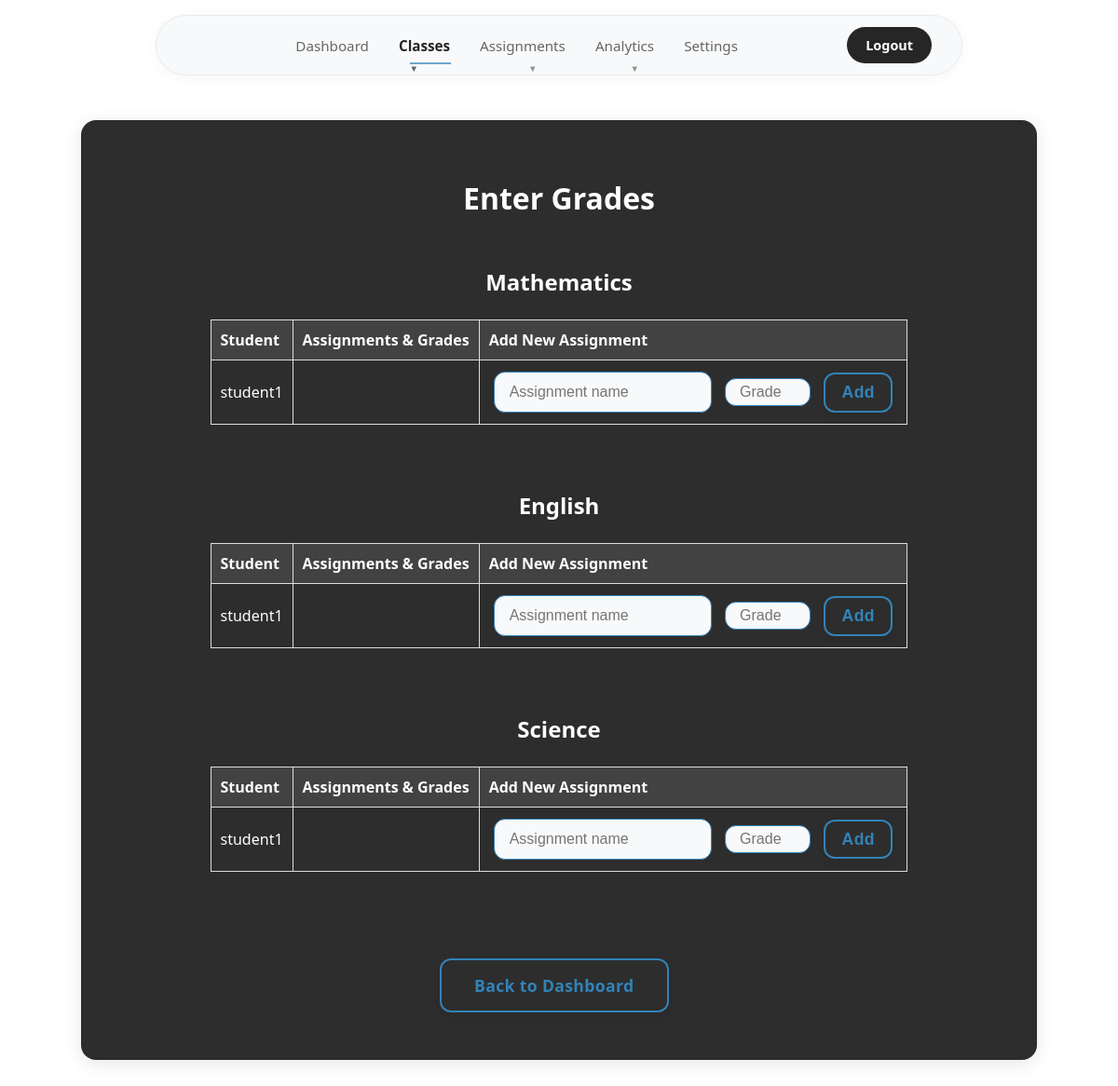
Page /enter_grades (signed in) on the committed database.
### tables this page shows
CREATE TABLE subjects (
    id INTEGER PRIMARY KEY,
    name TEXT,
    teacher_id INTEGER REFERENCES users(id),
    teacher_name TEXT
);

CREATE TABLE users (
    id INTEGER PRIMARY KEY,
    username TEXT UNIQUE,
    password TEXT,
    role TEXT,
    full_name TEXT,
    email TEXT
, phone TEXT);

### app.py (the view, shortened to what this page needs)
@app.route('/enter_grades', methods=['GET','POST'])
def enter_grades():
    if not is_teacher():
        return redirect(url_for('login'))
    user_id = session['user_id']
    conn = get_db()
    cur = conn.cursor()
    cur.execute('''SELECT id, name FROM subjects WHERE teacher_id = ?''', (user_id,))
    subjects = cur.fetchall()
    students_assignments = []
    for subject in subjects:
        cur.execute('''SELECT
                        users.id as student_id,
                        users.username as student_name,
                        assignments.id as assignment_id,
                        assignments.name as assignment_name,
                        assignments.grade,
                        subjects.name as subject_name
                    FROM users
                    JOIN enrollments ON users.id = enrollments.user_id
                    JOIN subjects ON enrollments.subject_id = subjects.id
                    LEFT JOIN assignments ON (
                        assignments.subject_id = subjects.id
                        AND assignments.user_id = users.id
                    )
                    WHERE subjects.id = ? AND users.role = 'student'
                    ORDER BY users.username, assignments.name''', (subject['id'],))
        students_assignments.extend(cur.fetchall())
    return render_template('enter_grades.html',
                         subjects=subjects,
                         students_assignments=students_assignments)

### app.py (called while the page is built)
def get_db():
    conn = sqlite3.connect(DATABASE)
    conn.row_factory = sqlite3.Row
    return conn

def is_teacher():
    return session.get('role') == 'teacher'

### templates/enter_grades.html (shortened to what this page needs)
<!DOCTYPE html>
<html>
<head>
    <link rel="stylesheet" href="/static/styles.css">
</head>
<body>
    <div class="navbar">
        <div class="navbar-container">
            <div class="navbar-links">
                <a href="/teacher_dashboard" class="nav-link">Dashboard</a>
                <div class="dropdown">
                    <a href="#" class="nav-link dropdown-trigger active">Classes</a>
                </div>
                <div class="dropdown">
                    <a href="#" class="nav-link dropdown-trigger">Assignments</a>
                </div>
                <div class="dropdown">
                    <a href="#" class="nav-link dropdown-trigger">Analytics</a>
                </div>
                <a href="/teacher_settings" class="nav-link">Settings</a>
            </div>
            <div class="navbar-actions">
                <a href="/logout" class="nav-btn">Logout</a>
            </div>
        </div>
    </div>
    <div class="center-wrapper">
        <div class="dashboard-container card-3d">
            <h1>Enter Grades</h1>
            {% for subject in subjects %}
            <div class="subject-section">
                <h2>{{ subject['name'] }}</h2>
                <table>
                    <thead>
                        <tr>
                            <th>Student</th>
                            <th>Assignments & Grades</th>
                            <th>Add New Assignment</th>
                        </tr>
                    </thead>
                    <tbody>
                        {% set filtered_assignments = students_assignments|selectattr('subject_name', 'equalto', subject['name'])|list %}
                        {% set ns = namespace(last_student='') %}
                        {% for item in filtered_assignments %}
                            {% if item['student_name'] != ns.last_student %}
                                <tr>
                                    <td>{{ item['student_name'] }}</td>
                                    <td>
                            {% endif %}
                            {% set ns.last_student = item['student_name'] %}
                        {% endfor %}
                        {% if filtered_assignments %}
                            </td>
                            <td>
                                <form method="post" style="display: inline;">
                                    <input type="text" name="assignment_name" placeholder="Assignment name" required>
                                    <input type="number" name="grade" placeholder="Grade" class="grade-input" min="0" max="100" required>
                                    <button type="submit" class="btn-3d">Add</button>
                                </form>
                            </td>
                            </tr>
                        {% endif %}
                    </tbody>
                </table>
            </div>
            {% endfor %}
            <div class="action-buttons">
                <a class="btn-3d" href="/teacher_dashboard">Back to Dashboard</a>
            </div>
        </div>
    </div>
</body>
</html>

### static/styles.css (style rules this page uses)
body { background: #ffffff; font-family: 'Segoe UI', 'Arial', sans-serif; color: #262626; margin: 0; padding: 0; min-height: 100vh; }
.navbar { background: transparent; backdrop-filter: none; -webkit-backdrop-filter: none; box-shadow: none; padding: 1rem 0; position: sticky; top: 0; left: 0; right: 0; z-index: 1000; margin-bottom: 0; border: none; width: 100%; }
.navbar-container { max-width: 800px; margin: 0 auto; display: flex; justify-content: space-between; align-items: center; padding: 0.75rem 2rem; height: auto; background: rgba(248, 249, 250, 0.9); backdrop-filter: blur(10px); -webkit-backdrop-filter: blur(10px); border-radius: 50px; border: 1px solid rgba(0, 0, 0, 0.06); box-shadow: 0 2px 16px rgba(0, 0, 0, 0.04); }
.navbar-actions { display: flex; align-items: center; gap: 1rem; }
.navbar-links { display: flex; gap: 2rem; align-items: center; justify-content: center; flex: 1; margin: 0; }
.nav-link { color: #666666; text-decoration: none; font-weight: 500; padding: 0.5rem 0; border-radius: 0; transition: all 0.2s ease; position: relative; font-size: 0.95rem; white-space: nowrap; border: none; background: transparent; }
.nav-link.active { color: #262626; background: transparent; box-shadow: none; border: none; transform: none; font-weight: 600; }
.nav-btn { background: #262626; color: #ffffff; text-decoration: none; font-weight: 600; padding: 0.625rem 1.25rem; border-radius: 25px; transition: all 0.2s ease; font-size: 0.9rem; white-space: nowrap; border: none; }
.nav-link.active::after { width: 80%; }
.nav-link::after { content: ''; position: absolute; bottom: -2px; left: 50%; width: 0; height: 2px; background: #3283b8; transition: all 0.3s ease; transform: translateX(-50%); }
.dropdown { position: relative; display: inline-block; }
.nav-link.dropdown-trigger::after { content: '▼'; font-size: 0.6rem; margin-left: 0.375rem; opacity: 0.7; transition: transform 0.2s ease; }
.dashboard-container { padding: 2.5em 2em; background: #262626; border-radius: 16px; max-width: 1200px; box-shadow: 0 4px 20px rgba(0, 0, 0, 0.1); width: 90%; margin: 2em auto; display: flex; flex-direction: column; align-items: center; border: 1px solid rgba(0, 0, 0, 0.05); }
.center-wrapper { display: flex; align-items: center; justify-content: center; min-height: 100vh; }
.card-3d { background: #2d2d2d; border-radius: 16px; box-shadow: 0 4px 20px rgba(0, 0, 0, 0.1); width: 80%; border: 1px solid rgba(0, 0, 0, 0.05); }
h1, h2, h3 { color: #ffffff;; text-align: center; margin-bottom: 1em; text-decoration: none; }
input, select { padding: 0.75em 1em; border-radius: 12px; border: 1.5px solid hsl(204, 57%, 46%); font-size: 1em; background: #f8f9fa; color: #333333; transition: border 0.2s; outline: none; margin-bottom: 0.5em; width: 100%; max-width: 350px; text-decoration: none; }
input[name="assignment_name"] { max-width: 200px !important; width: 200px !important; }
.grade-input { max-width: 80px !important; width: 80px !important; text-align: center; }
form[style*="inline"] input { margin: 2px 5px !important; display: inline-block !important; vertical-align: middle !important; }
form[style*="inline"] button { margin: 2px 5px !important; display: inline-block !important; vertical-align: middle !important; padding: 0.5em 1em !important; }
.btn-3d { background: #2d2d2d; color: hsl(204, 57%, 46%); border: 2px solid hsl(204, 57%, 46%); border-radius: 12px; padding: 0.85em 2em; font-size: 1.1em; font-weight: 600; box-shadow: 0 2px 10px rgba(0, 0, 0, 0.1); transition: transform 0.12s, box-shadow 0.12s; cursor: pointer; letter-spacing: 0.02em; margin: 0.6em 0.6em 0.6em 0; display: inline-block; text-align: center; text-decoration: none; }
.action-buttons { margin-top: 2em; text-align: center; }
table { width: 100%; max-width: 900px; border-collapse: collapse; margin: 1em auto 2em; }
th, td { padding: 8px; border: 1px solid #3283b8; text-align: center; text-decoration: none; color:#ffffff; }
.dashboard-container { max-width: 1200px; margin: 2em auto; padding: 2.5em 2em; }

### templates/enter_grades.html (style rules this page uses)
table { width: 100%; border-collapse: collapse; margin: 20px 0; }
th, td { padding: 10px; text-align: left; border: 1px solid #ddd; }
th { background-color: rgba(255, 255, 255, 0.1); color: white; }
.grade-input { width: 100px; padding: 5px; text-align: center; }
.subject-section { margin-bottom: 30px; }

### rows in the picture
subjects: name "Mathematics"
users: student_name "student1"
subjects: name "English"
subjects: name "Science"
